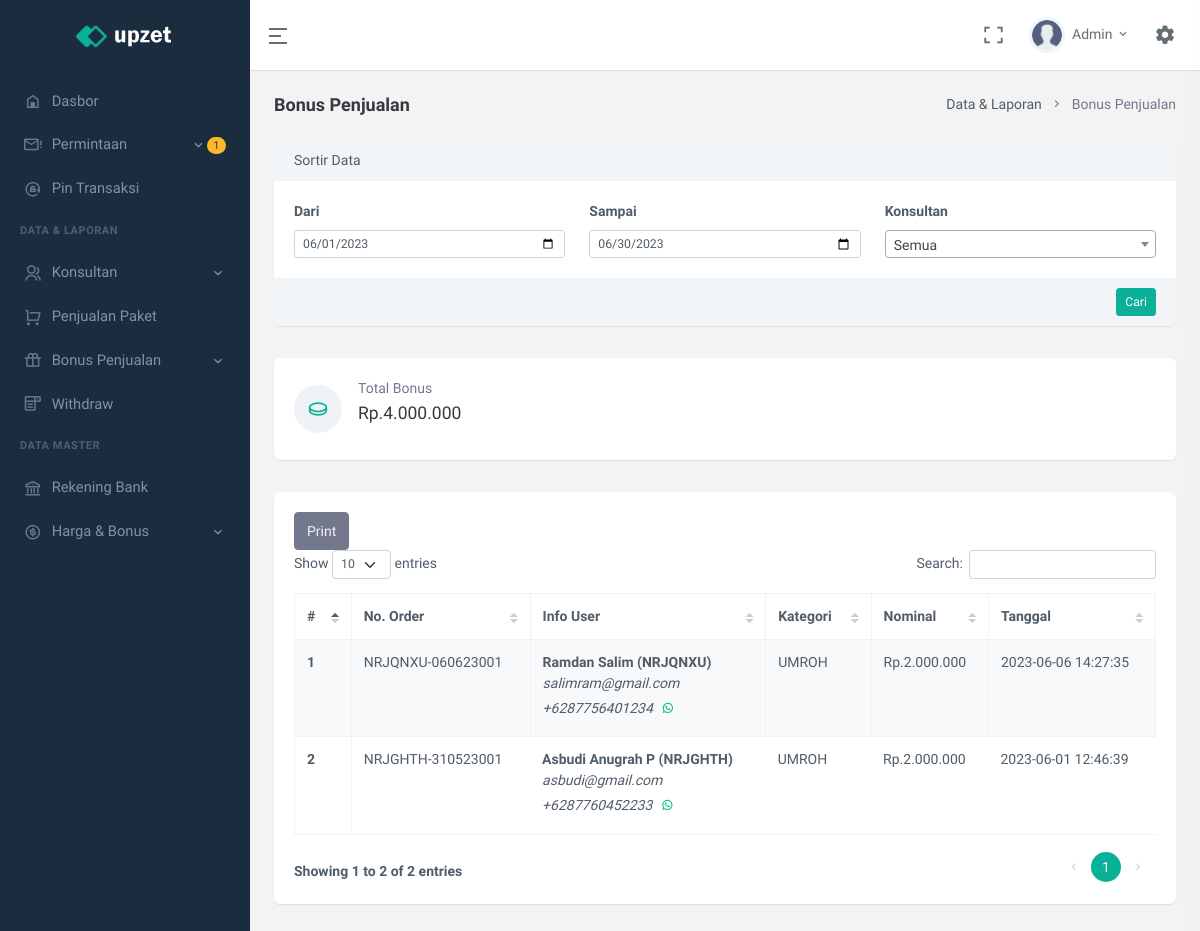
Page /bonus-penjualan.php (signed in) on the committed database.
### tables this page shows
CREATE TABLE `user` (
  `id` int(11) UNSIGNED NOT NULL,
  `code_referral` varchar(7) NOT NULL,
  `email` varchar(250) NOT NULL,
  `name` varchar(25) NOT NULL,
  `no_telpn` varchar(25) NOT NULL,
  `password` text NOT NULL,
  `role_user` enum('ADMIN','OWNER','KONSULTAN') NOT NULL DEFAULT 'KONSULTAN',
  `upline` varchar(7) NOT NULL DEFAULT 'ADMIN',
  `status` enum('AKTIF','TIDAK AKTIF') NOT NULL DEFAULT 'TIDAK AKTIF',
  `join_date` datetime NOT NULL
);

CREATE TABLE `history_bonus_penjualan` (
  `id` int(11) UNSIGNED NOT NULL,
  `code_order` varchar(20) NOT NULL,
  `code_referral` varchar(7) NOT NULL,
  `category` enum('UMROH','HAJI') NOT NULL,
  `nominal` double NOT NULL,
  `date` datetime NOT NULL
);

### modal/ConnectionsClass.php (called while the page is built, shortened)
<?php
class ConnectionsClass{
    private $servername = "localhost";
    private $username = "root";
    private $password = "";
    private $dbname = "nrj_tour";
    protected function dbConn(){
        $connect = new mysqli($this->servername, $this->username, $this->password, $this->dbname);
        if($connect){
            return $connect;
        }
    }
    protected function dbCheck(?string $tableName = null){
        $sql = "SHOW TABLES LIKE '" . $tableName . "'";
        $exe = $this->dbConn()->query($sql);
        $result = $exe->num_rows;
        return $result;
    }
}
?>

### modal/userClass.php (called while the page is built, shortened)
<?php
class userClass extends ConnectionsClass{
    private $table_name = "user";
    public function __construct(){
        if($this->dbCheck($this->table_name) == 0){
            $sql = "CREATE TABLE " . $this->table_name . " (
                id INT(11) UNSIGNED AUTO_INCREMENT PRIMARY KEY,
                code_referral VARCHAR(7) NOT NULL UNIQUE,
                email VARCHAR(250) NOT NULL UNIQUE,
                name VARCHAR(25) NOT NULL,
                no_telpn VARCHAR(25) NOT NULL UNIQUE,
                password TEXT NOT NULL,
                role_user ENUM('ADMIN','OWNER','KONSULTAN') NOT NULL DEFAULT 'KONSULTAN',
                upline VARCHAR(7) NOT NULL DEFAULT 'ADMIN',
                status ENUM('AKTIF','TIDAK AKTIF') NOT NULL DEFAULT 'TIDAK AKTIF',
                join_date DATETIME NOT NULL
            )";
            $this->dbConn()->query($sql);
            $this->dbConn()->close();
        }
    }
    public function selectUser(?string $param = null, ?string $key1 = null, ?string $key2 = null, ?string $key3 = null, ?string $key4 = null){
        if($param == "oneCondition"){
            $sql = "SELECT * FROM " . $this->table_name . " WHERE " . $key1 . " = '" . $key2 . "' ORDER BY join_date DESC";
        }elseif($param == "checkForUpdate"){
            $sql = "SELECT * FROM " . $this->table_name . " WHERE " . $key1 . " = '" . $key2 . "' AND code_referral <> '" . $key3 . "'";
        }
        $exe = $this->dbConn()->query($sql);
        while($rows = $exe->fetch_assoc()){
            $data[] = $rows;
        }
        $result["data"] = $data;
        $result["nums"] = $exe->num_rows;
        return $result;
    }
}
?>

### config/userLogin.php (called while the page is built, shortened)
<?php
$userClass = new userClass();
$dataLogin = $userClass->selectUser("oneCondition","code_referral",$_SESSION['id_nrjtour']);
foreach($dataLogin['data'] as $row){
    $name = $row['name'];
    $role_user = $row['role_user'];
}
?>

### modal/withdrawClass.php (called while the page is built, shortened)
<?php
class withdrawClass extends ConnectionsClass{
    private $table_name = "withdraw";
    public function __construct(){
        if($this->dbCheck($this->table_name) == 0){
            $sql = "CREATE TABLE " . $this->table_name . " (
                id INT(11) UNSIGNED AUTO_INCREMENT PRIMARY KEY,
                code_referral VARCHAR(7) NOT NULL,
                nominal DOUBLE NOT NULL,
                status ENUM('PENDING','DITOLAK','SUCCESS') NOT NULL DEFAULT 'PENDING',
                date DATETIME NOT NULL
            )";
            $this->dbConn()->query($sql);
            $this->dbConn()->close();
        }
    }
    public function selectWithdraw(?string $param = null, ?string $key1 = null, ?string $key2 = null){
        if($param == "oneCondition"){
            $sql = "SELECT * FROM " . $this->table_name . " WHERE " . $key1 . " = '" . $key2 . "' ORDER BY date DESC";
        }else{
            $sql = "SELECT * FROM " . $this->table_name . " ORDER BY date DESC";
        }
        $exe = $this->dbConn()->query($sql);
        $result["data"] = $data;
        $result["nums"] = $exe->num_rows;
        return $result;
    }
}
?>

### modal/dataPenjualanClass.php (called while the page is built, shortened)
<?php
class dataPenjualanClass extends ConnectionsClass{
    private $table_name = "data_penjualan";
    public function selectDataPenjualan(?string $param = null, ?string $key1 = null, ?string $key2 = null, ?string $key3 = null, ?string $key4 = null){
        if($param == "oneCondition"){
            $sql = "SELECT * FROM " . $this->table_name . " WHERE " . $key1 . " = '" . $key2 . "' ORDER BY date DESC";
        }elseif($param == "dateUser"){
            $sql = "SELECT * FROM " . $this->table_name . " WHERE perekrut = '" . $key1 . "' AND (date >= '" . $key2 . " 00:00:00' AND date <= '" . $key3 . " 23:59:59') ORDER BY date DESC LIMIT 1";
        }elseif($param == "dateKonsultan"){
            $sql = "SELECT * FROM " . $this->table_name . " WHERE perekrut = '" . $key1 . "' AND (date >= '" . $key2 . " 00:00:00' AND date <= '" . $key3 . " 23:59:59') ORDER BY date DESC";
        }elseif($param == "date"){
            $sql = "SELECT * FROM " . $this->table_name . " WHERE date >= '" . $key1 . " 00:00:00' AND date <= '" . $key2 . " 23:59:59' ORDER BY date DESC";
        }else{
            $sql = "SELECT * FROM " . $this->table_name . " ORDER BY date DESC";
        }
        $exe = $this->dbConn()->query($sql);
        while($rows = $exe->fetch_assoc()){
            $data[] = $rows;
        }
        $result["data"] = $data;
        $result["nums"] = $exe->num_rows;
        return $result;
    }
}
?>

### modal/historyBonusPenjualanClass.php (called while the page is built, shortened)
<?php
class historyBonusPenjualanClass extends ConnectionsClass{
    private $table_name = "history_bonus_penjualan";
    public function selectHistoryBonusPenjualan(?string $param = null, ?string $key1 = null, ?string $key2 = null, ?string $key3 = null, ?string $key4 = null){
        if($param == "allData"){
            $sql = "SELECT * FROM " . $this->table_name . " WHERE date >= '" . $key1 . " 00:00:00' AND date <= '" . $key2 . " 23:59:59' ORDER BY date DESC";
        }elseif($param == "byUser"){
            $sql = "SELECT * FROM " . $this->table_name . " WHERE date >= '" . $key1 . " 00:00:00' AND date <= '" . $key2 . " 23:59:59' AND code_referral = '" . $key3 . "' ORDER BY date DESC";
        }
        $exe = $this->dbConn()->query($sql);
        while($rows = $exe->fetch_assoc()){
            $data[] = $rows;
        }
        $result["data"] = $data;
        $result["nums"] = $exe->num_rows;
        return $result;
    }
}
?>

### config/bonusPenjualanConfig.php (the view, shortened to what this page needs)
<?php
$historyBonusPenjualanClass = new historyBonusPenjualanClass();
function dataTable($from, $to, $user){
    global $historyBonusPenjualanClass;
    global $role_user;
    $num = 1;
    $data = $historyBonusPenjualanClass->selectHistoryBonusPenjualan("byUser", $from, $to, $user);
    if($user == "all"){
        $data = $historyBonusPenjualanClass->selectHistoryBonusPenjualan("allData", $from, $to);
    }
    foreach($data['data'] as $row){
        $fee = number_format($row['nominal'],0,",",".");
        echo '<tr>
                <th> ' . $num++ . ' </th>
                <td>
                    ' . $row['code_order'] . '
                </td>';
        if($role_user == "ADMIN"){
            echo '<td>
                    <strong>' . dataUser($row['code_referral'])['name'] . ' (' . $row['code_referral'] . ')</strong><br>
                    <i>' . dataUser($row['code_referral'])['email'] . '</i><br>
                    <i>+62' . dataUser($row['code_referral'])['no_telpn'] . '</i><a href="https://api.whatsapp.com/send?phone=62' . dataUser($row['code_referral'])['no_telpn'] . '" class="btn btn-sm text-success radius-5"><i class="mx-auto ri-whatsapp-line"></i></a><br>
                </td>';
        }
        echo   '<td>' . $row['category'] . '</td>
                <td>Rp.' . $fee . '</td>
                <td>' . $row['date'] . '</td>
            </tr>';
    }
}
function totalBonus($from, $to, $user){
    global $historyBonusPenjualanClass;
    $total = 0;
    $data = $historyBonusPenjualanClass->selectHistoryBonusPenjualan("byUser", $from, $to, $user);
    if($user == "all"){
        $data = $historyBonusPenjualanClass->selectHistoryBonusPenjualan("allData", $from, $to);
    }
    foreach($data['data'] as $row){
        $total += $row['nominal'];
    }
    echo number_format($total,0,",",".");
}
function optUser($user){
    global $userClass;
    $data = $userClass->selectUser("oneCondition","role_user","KONSULTAN");
}
function dataUser($idUser){
    global $userClass;
    $data = $userClass->selectUser("oneCondition","code_referral",$idUser);
    foreach($data['data'] as $row){
        $result['name'] = $row['name'];
        $result['email'] = $row['email'];
        $result['no_telpn'] = $row['no_telpn'];
        $result['status'] = $row['status'];
    }
    $result['nums'] = $data['nums'];
    return $result;
}
?>

### partial/topBar.php (shortened to what this page needs)
<header id="page-topbar">
    <div class="navbar-header">
        <div class="d-flex">
            <div class="navbar-brand-box text-center">
                <a href="index.html" class="logo logo-light">
                    <span class="logo-lg">
                        <img src="assets/images/logo-light.png" alt="logo-light" height="24">
                    </span>
                </a>
            </div>
            <button type="button" class="btn btn-sm px-3 font-size-24 header-item waves-effect" id="vertical-menu-btn">
                <i class="ri-menu-2-line align-middle"></i>
            </button>
        </div>
        <div class="d-flex">
            <div class="dropdown d-none d-lg-inline-block ms-1">
                <button type="button" class="btn header-item noti-icon waves-effect" data-toggle="fullscreen">
                    <i class="ri-fullscreen-line"></i>
                </button>
            </div>
            <div class="dropdown d-inline-block user-dropdown">
                <button type="button" class="btn header-item waves-effect" id="page-header-user-dropdown"
                    data-bs-toggle="dropdown" aria-haspopup="true" aria-expanded="false">
                    <img class="rounded-circle header-profile-user" src="assets/images/users/avatar-2.png"
                        alt="Header Avatar">
                    <span class="d-none d-xl-inline-block ms-1"><?= explode(" ",$name)[0] ?></span>
                    <i class="mdi mdi-chevron-down d-none d-xl-inline-block"></i>
                </button>
            </div>
            <div class="dropdown d-inline-block">
                <button type="button" class="btn header-item noti-icon right-bar-toggle waves-effect">
                    <i class="mdi mdi-cog"></i>
                </button>
            </div>
        </div>
    </div>
</header>

### partial/sideBar.php (shortened to what this page needs)
<?php
    $dataPenjualanClass = new dataPenjualanClass();
    $withdrawClass = new withdrawClass();
?>
<div class="vertical-menu">
    <div data-simplebar class="h-100">
        <div id="sidebar-menu">
            <ul class="metismenu list-unstyled" id="side-menu">
                <li>
                    <a href="dasbor" class="waves-effect">
                        <i class="mdi mdi-home-variant-outline"></i>
                        <span>Dasbor</span>
                    </a>
                </li>
                <?php
                    if($role_user == "ADMIN"){
                        $dataNotif = $dataPenjualanClass->selectDataPenjualan("all");
                        $orderNumPendingNotif = 0;
                        $orderNumPendingPelunansanNotif = 0;
                        foreach($dataNotif['data'] as $row){
                            if($row['status'] == "PENDING"){
                                $orderNumPendingNotif += 1;
                            }elseif($row['status'] == "MENUNGGU KONFIRMASI PELUNASAN"){
                                $orderNumPendingPelunansanNotif += 1;
                            }
                        }
                        $dataWd = $withdrawClass->selectWithdraw("oneCondition", "status", "PENDING");
                        $wdnUMPending = $dataWd['nums'];
                ?>
                    <li>
                        <a href="javascript: void(0);" class="has-arrow waves-effect">
                            <i class="mdi mdi-email-alert-outline"></i>
                            <?php if($orderNumPendingNotif + $orderNumPendingPelunansanNotif + $wdnUMPending > 0){ ?>
                                <span class="badge rounded-pill bg-warning text-dark float-end"><?= $orderNumPendingNotif + $orderNumPendingPelunansanNotif + $wdnUMPending ?></span>
                            <?php } ?>
                            <span>Permintaan</span>
                        </a>
                    </li>
                    <li>
                        <a href="pin-transaksi" class="waves-effect">
                            <i class="ri-rotate-lock-line"></i>
                            <span>Pin Transaksi</span>
                        </a>
                    </li>
                    <li class="menu-title">Data & Laporan</li>
                    <li>
                        <a href="javascript: void(0);" class="has-arrow waves-effect">
                            <i class="ri-group-line"></i>
                            <span>Konsultan</span>
                        </a>
                    </li>
                    <li>
                        <a href="penjualan-paket" class="waves-effect">
                            <i class=" ri-shopping-cart-line"></i>
                            <span>Penjualan Paket</span>
                        </a>
                    </li>
                    <li>
                        <a href="javascript: void(0);" class="has-arrow waves-effect">
                            <i class="ri-gift-line"></i>
                            <span>Bonus Penjualan</span>
                        </a>
                    </li>
                    <li>
                        <a href="withdraw" class="waves-effect">
                            <i class="mdi mdi-form-dropdown"></i>
                            <span>Withdraw</span>
                        </a>
                    </li>
                    <li class="menu-title">Data Master</li>
                    <li>
                        <a href="akun-bank-admin" class="waves-effect">
                            <i class="ri-bank-line"></i>
                            <span>Rekening Bank</span>
                        </a>
                    </li>
                    <li>
                        <a href="javascript: void(0);" class="has-arrow waves-effect">
                            <i class="ri-money-dollar-circle-line "></i>
                            <span>Harga & Bonus</span>
                        </a>
                    </li>
                <?php } ?>
            </ul>
        </div>
    </div>
</div>

### rows in the picture
user: name "Admin", role_user "1"
history_bonus_penjualan: code_order "NRJQNXU-060623001", name "Ramdan Salim", code_referral "NRJQNXU", email "salimram@gmail.com", no_telpn "87756401234", category "UMROH", nominal "2.000.000", date "2023-06-06 14:27:35"
history_bonus_penjualan: code_order "NRJGHTH-310523001", name "Asbudi Anugrah P", code_referral "NRJGHTH", email "asbudi@gmail.com", no_telpn "87760452233", category "UMROH", nominal "2.000.000", date "2023-06-01 12:46:39"

### other values in the picture
$total "4.000.000"
